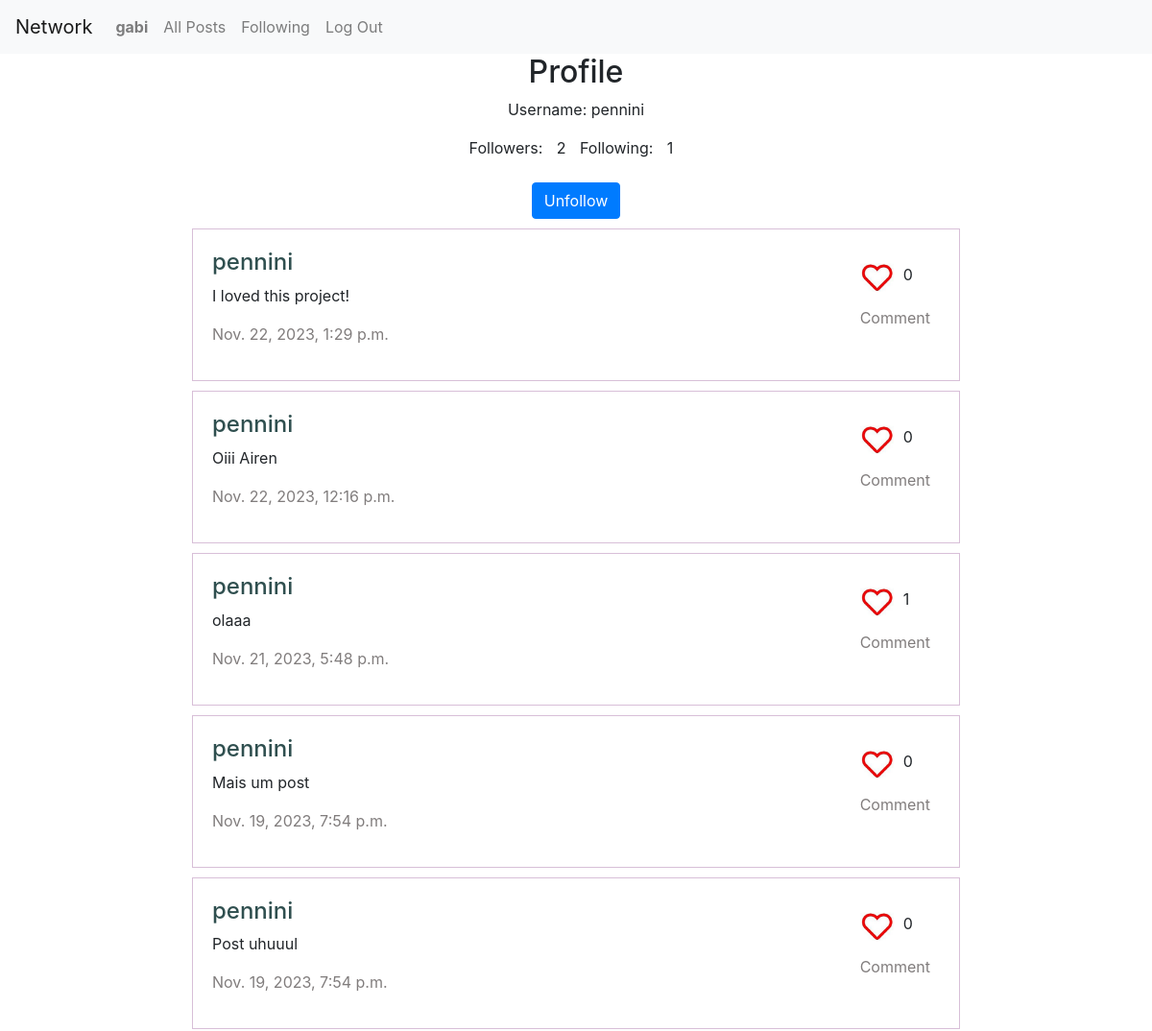
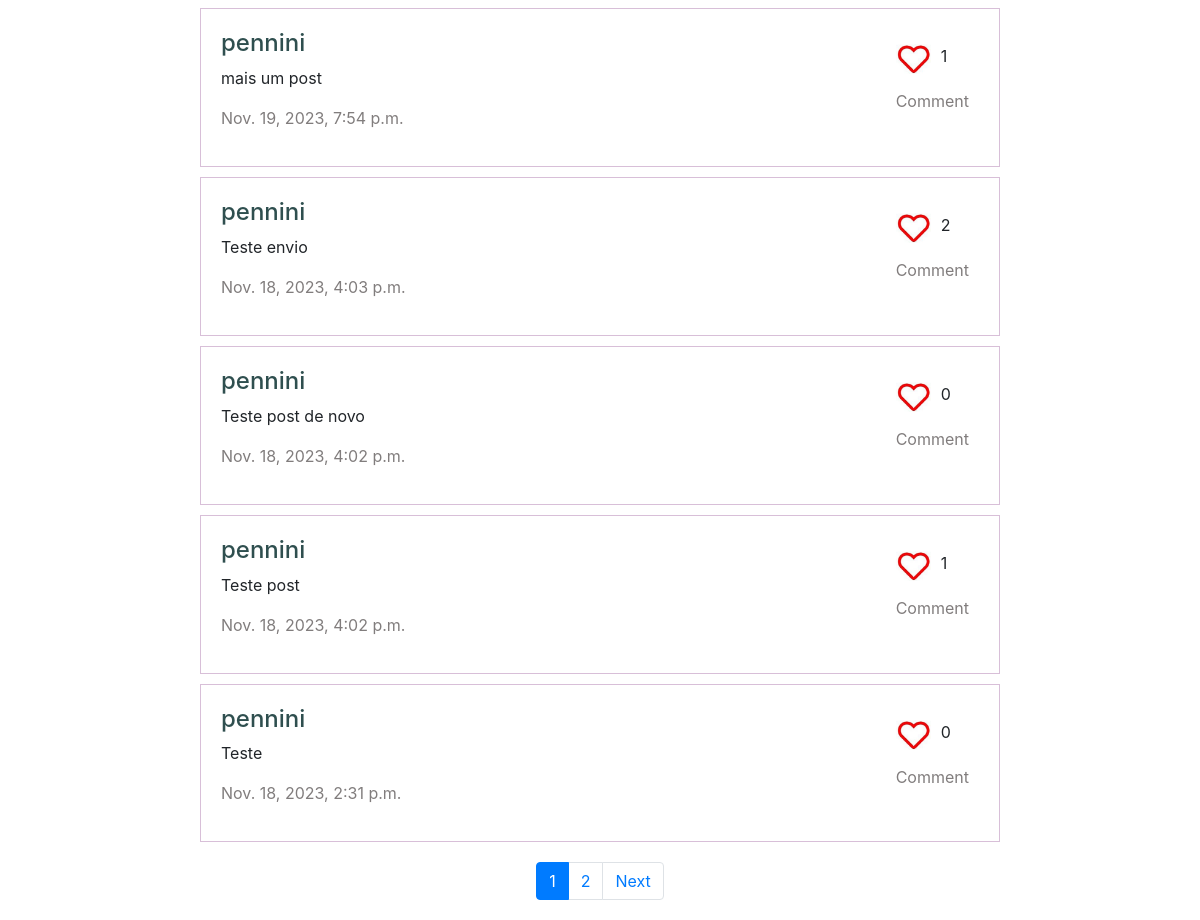
Page /2 (signed in) on the earlier database version (2 pictures, top to bottom).
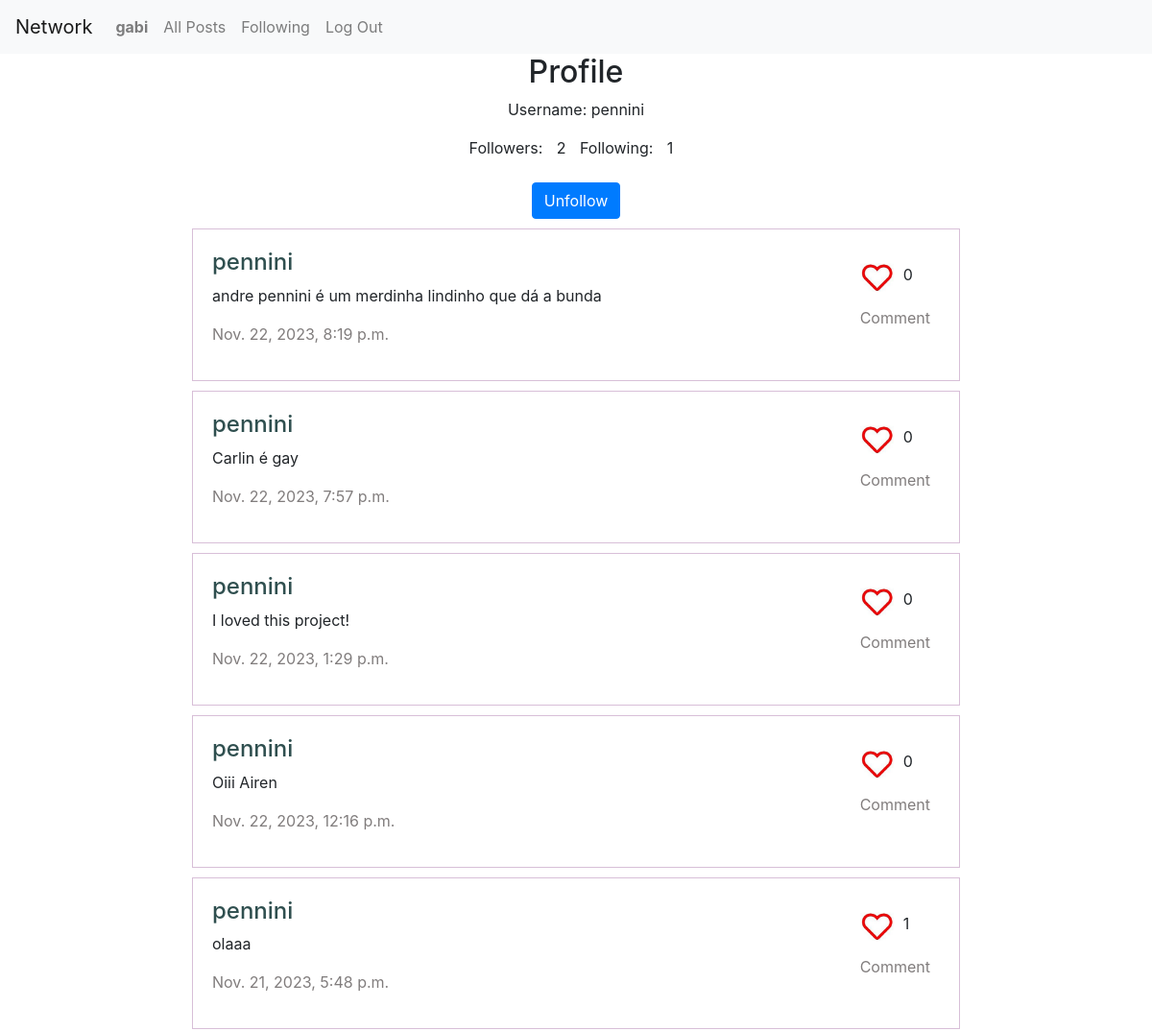
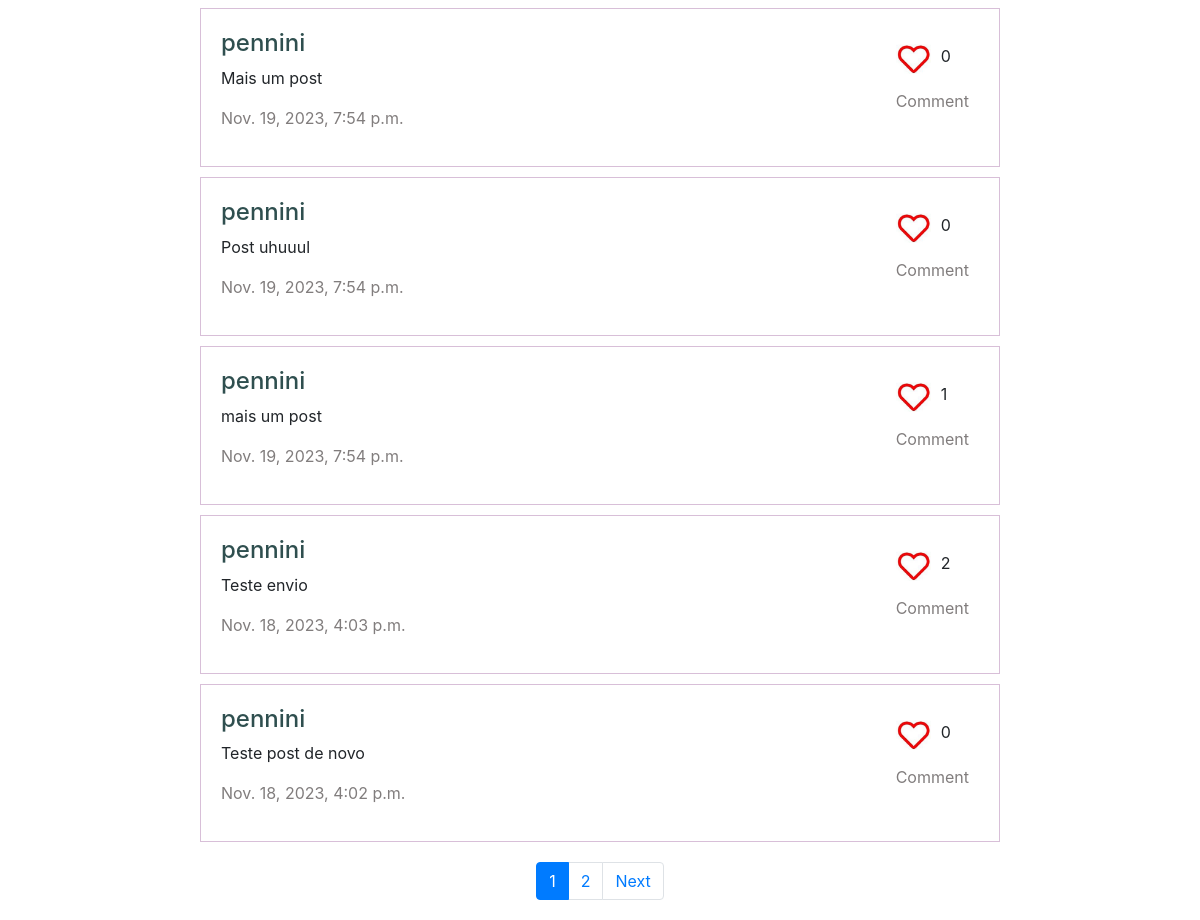
Same page on the later database version (2 pictures, top to bottom).
### network/models.py (models this page shows, shortened)
class Post(models.Model):
    user = models.ForeignKey(User, on_delete=models.CASCADE, related_name="posts")
    content = models.TextField()
    timestamp = models.DateTimeField(auto_now_add=True)
    likes_post = models.IntegerField(default=0)

class User(AbstractUser):
    pass

### network/views.py (the view)
# urls.py: path("<int:user_id>", views.profile, name="profile"),
@login_required
def profile(request, user_id):
    user = User.objects.get(pk=user_id)
    posts = Post.objects.filter(user=user_id).order_by("-timestamp").all()
    followers = Follow.objects.filter(following=user_id).count()
    following = Follow.objects.filter(user=user_id).count()
    p = Paginator(posts, 10)
    page_number = request.GET.get('page')
    page_obj = p.get_page(page_number)
    liked_posts = set(request.user.likes.filter(like=True).values_list('post_id', flat=True))
    for post in posts:
        post.is_liked = post.id in liked_posts
    if request.user.is_authenticated:
        if request.user == user_id:
            return render(request, "network/profile.html", {
                "user_id": user,
                "page_obj": page_obj,
                "page_count": range(1, p.count + 1),
                "followers": followers,
                "following": following
            })
        else:
            following_list = set(request.user.following.filter(following=user_id))
            if following_list:
                follow = True
            else:
                follow = False
            return render(request, "network/profile.html", {
                "user_id": user,
                "page_obj": page_obj,
                "page_count": range(1, p.count + 1),
                "followers": followers,
                "following": following,
                "follow": follow
            })
    else:
        return HttpResponseRedirect(reverse("login"))

### network/templates/network/profile.html (shortened to what this page needs)
{% extends "network/layout_posts.html" %}
{% load static %}
{% block content %}
    <div id="info-profile">
        <h2>Profile</h2>
        <div>
            <p>Username: {{ user_id.username }}</p>
            <div id="follow-profile">
                <span>Followers:</span>
                <span id="followers">{{ followers }}</span>
                <span>Following:</span>
                <span>{{ following }}</span>
            </div>
        </div>
        <br>
        {% if user.id != user_id.id %}
            {% if follow %}
                <div class="follow-but">
                    <button class="btn btn-primary" id="follow-but" data-follow="{{ follow }}" data-following="{{ user_id.id }}" data-userid="{{ user.id }}">Unfollow</button>
                </div>
            {% else %}
                <div class="follow-but">
                    <button class="btn btn-outline-primary" id="follow-but" data-follow="{{ follow }}" data-following="{{ user_id.id }}" data-userid="{{ user.id }}">Follow</button>
                </div>
            {% endif %}
        {% endif %}
    </div>
{% endblock content %}

### network/templates/network/layout_posts.html (shortened to what this page needs)
{% extends "network/layout.html" %}
{% load static %}
{% block body %}
    {% for post in page_obj %}
        <div class="post-views">
            <div class="post-content" id="post-content-{{ post.id }}">
                <span>
                    <a href="{% url 'profile' post.user.id %}" class="user-id"><h4>{{ post.user }}</h4></a>
                    <p id="textarea-{{ post.id }}">{{ post.content }}</p>
                    <p class="timestamp">{{ post.timestamp }}</p>
                </span>
                <span>
                    <div class="post-interaction">
                        <div class="like-but">
                            <a href="#" class="like-post">
                                {% if post.is_liked %}
                                    <img data-id="{{ post.id }}" src="{% static 'network/images/like.png' %}" alt="like button" class="icone-like">
                                {% else %}
                                    <img data-id="{{ post.id }}" src="{% static 'network/images/unlike.png' %}" alt="like button" class="icone-like">
                                {% endif %}
                            </a>
                            <div id="like-{{ post.id }}">{{ post.likes_post }}</div>
                        </div>
                        <div class="post-but">
                            <a href="#" class="comment-post" data-id="{{ post.id }}">Comment</a>
                        </div>
                    </div>
                </span>
            </div>
        </div>
    {% endfor %}
    <nav id="pagination" aria-label="Page navigation example">
        <ul class="pagination justify-content-center">
          {% for i in page_obj.paginator.page_range %}
            {% if page_obj.number == i %}
                <li class="page-item active" aria-current="page">
                    <a class="page-link" href="?page={{ i }}">{{ i }} <span class="sr-only">(current)</span></a>
                </li>
            {% else %}
                <li class="page-item"><a class="page-link" href="?page={{ i }}">{{ i }}</a></li>
            {% endif %}
          {% endfor %}
          {% if page_obj.has_next %}
            <li class="page-item">
                <a class="page-link" href="?page={{ page_obj.next_page_number }}">Next</a>
            </li>
          {% endif %}
        </ul>
    </nav>
{% endblock body %}

Differences in the rows shown:
no longer on this page (row unchanged): Post: user "pennini", content "Teste post", timestamp "Nov. 18, 2023, 4:02 p.m.", likes_post "1"
no longer on this page (row unchanged): Post: user "pennini", content "Teste", timestamp "Nov. 18, 2023, 2:31 p.m.", likes_post "0"
added Post: user "pennini", content "andre pennini é um merdinha lindinho que dá a bunda", timestamp "Nov. 22, 2023, 8:19 p.m.", likes_post "0"
added Post: user "pennini", content "Carlin é gay", timestamp "Nov. 22, 2023, 7:57 p.m.", likes_post "0"
